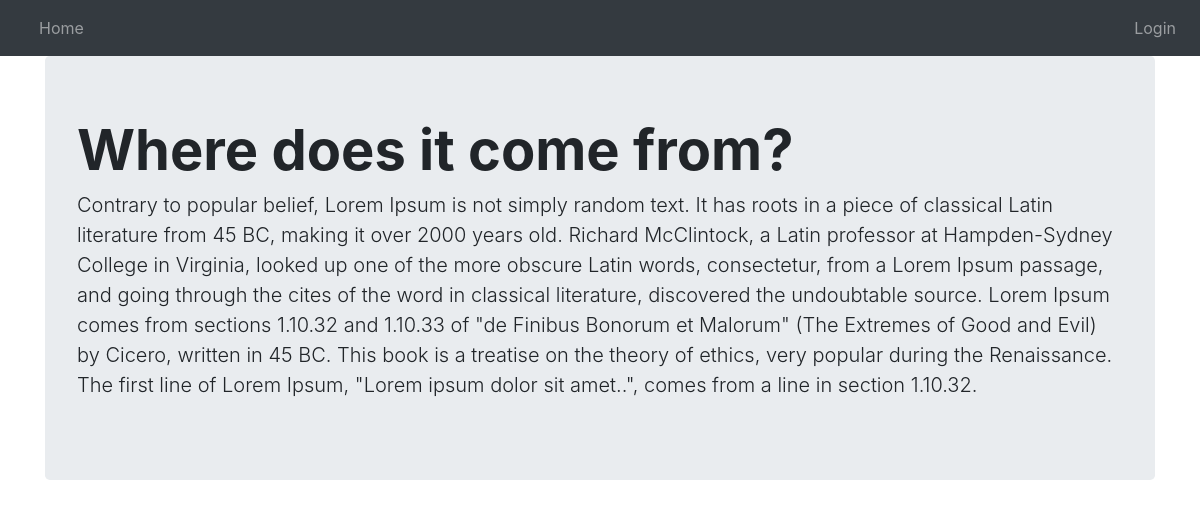
The app's page /post/1/ with its own data.
### blog/models.py (models this page shows, shortened)
class Post(models.Model):
    title = models.CharField(max_length=200)
    body = models.TextField()

### blog/views.py (the view)
# urls.py: path('post/<int:pk>/', views.BlogDeatilView.as_view(), name='post_detail'),
class BlogDeatilView(DetailView):
    model = Post
    template_name = 'post_detail.html'

### blog/templates/post_detail.html (shortened to what this page needs)
{% extends "base.html" %}
{% block content %}
<div class="jumbotron">
     <h3 class="font-weight-bold display-4">{{ post.title }}</h3>
      <p class="lead">{{ post.body }}</p>
</div>
{% endblock %}

### records on screen
Post: title "Where does it come from?", body "Contrary to popular belief, Lorem Ipsum is not simply random text. It has roots in a piece of classical Latin literature from 45 BC, making it over 2000 years old. Richard McClintock, a Latin professor at Hampden-Sydney College in Virginia, looked up one of the more obscure Latin words, consectetur, from a Lorem Ipsum passage, and going through the cites of the word in classical literature, discovered the undoubtable source. Lorem Ipsum comes from sections 1.10.32 and 1.10.33 of \"de Finibus Bonorum et Malorum\" (The Extremes of Good and Evil) by Cicero, written in 45 BC. This book is a treatise on the theory of ethics, very popular during the Renaissance. The first line of Lorem Ipsum,…"
